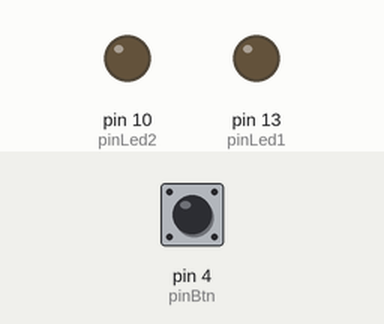
Bench run of a sketch on a simulated Arduino Uno, built with avr-gcc and run on an emulated ATmega328P. On the bench: output pins drawn as LEDs (lit = HIGH). Dashed ring = blinking. The inputs (shaded band) are chosen by the test bench; at power-on: pin 4 (pinBtn) HIGH.

Above: at 2.8 s.
2.9 s: pin 4 (pinBtn) pulled LOW for 1.2 s
At 3.15 s:
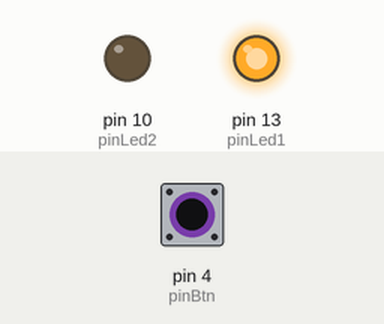
5.6 s: pin 4 (pinBtn) pulled LOW for 3.2 s
At 6.35 s:
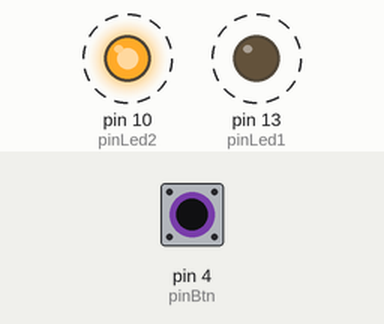
Timing chart, 0 to 9.8 s (numbered marks = the images above; inputs shaded):
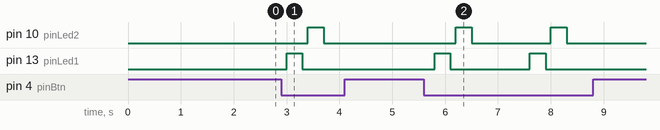

The sketch:

lab1.ino
```cpp
const int pinLed1 = 13;
const int pinLed2 = 10;
const int pinBtn = 4;
bool isRunning = false;
bool state = false;

// the setup routine runs once when you press reset:
void setup() {
  // initialize the digital pin as an output.
  pinMode(pinLed1, OUTPUT);
  pinMode(pinLed2, OUTPUT);
  pinMode(pinBtn, INPUT_PULLUP);
}

void loop() {
  if(digitalRead(pinBtn) == LOW){
    isRunning = !isRunning;
  }
  if(isRunning){
  	digitalWrite(pinLed1, HIGH);
  	delay(300);
  	digitalWrite(pinLed1, LOW);
  	delay(100);
  	digitalWrite(pinLed2, HIGH);
  	delay(300);
  	digitalWrite(pinLed2, LOW);
  	delay(100);
  }
  else{
  	delay(1000);
  	digitalWrite(pinLed2, LOW);
  	digitalWrite(pinLed1, LOW);
  }
}
```

Measured:
- after the input at 2.9 s, pin 10 (pinLed2): LOW → HIGH after 0.50 s, → LOW 0.30 s later; pin 13 (pinLed1): LOW → HIGH after 0.10 s, → LOW 0.30 s later
- after the input at 5.6 s, pin 10 (pinLed2): alternates HIGH for 0.30 s and LOW for 1.5 s, 4 changes in all, then stays LOW, starting after 0.60 s; pin 13 (pinLed1): alternates HIGH for 0.30 s and LOW for 1.5 s, 4 changes in all, then stays LOW, starting after 0.20 s
